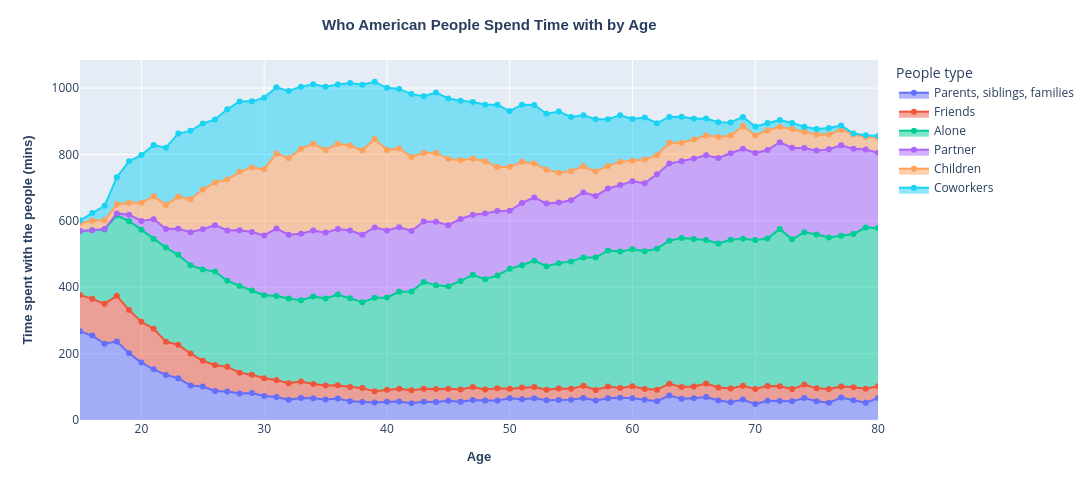

The cell this chart's notebook holds for it:
### Markdown cell above
### Thoughts:
- In my opinion, the seaborn bar chart (displayed in groups horizontally) was not as visually clear since our brain needs to do a bit more work to make sense of the plot (figure out what color bar is which people group) and it takes time to figure out who people spend most time with at different age group
- The idea of stacked bar plot came to mind
    - Inspired by [the porportion bar plot of How People Spend Their Time](https://ourworldindata.org/time-use#who-do-we-spend-time-with-across-our-lifetime)
    - Plotly offered an easy way to plot stacked bar chart (simipler than seaborn and needed a simple aggregate via groupby) and interactive with hoover option
    - The [Plotly stacked bar plot](https://plotly.com/python/bar-charts/) is much more clear and easier for people to understand the data content with customized hoover data display
    - Less brain power to figure out which color is what group and the stack bars help to see which people group each age group spend most with

#### Notes to myself:
- [Things to keep in mind when using Seaborn to plot](https://michaelwaskom.medium.com/three-common-seaborn-difficulties-10fdd0cc2a8b)

### Code cell
# Plot Area plot of the time data
fig = px.area(df1_long, x='Year', y='Time_mins', color='People type')

fig.update_layout(
    width = 1100,
    height=500,
    xaxis_title={
        'text': '<b>Age</b>',
        'font': {'size': 13, 'family': 'Arial'}
    },
    yaxis_title={'text':'<b>Time spent with the people (mins)</b>',
                'font':{'size': 13, 'family': 'Arial'}
    },
    title={'text':'<b>Who American People Spend Time with by Age </b>',
                'font':{'size': 15, 'family': 'Arial'}
    },
    title_x=0.45, #ceneter the title to the middle, title_x btw 0 and 1
    hovermode='x unified'
) # to bold font, use <b> </b> like HTML

fig.update_traces(mode="markers+lines",
                 hovertemplate='%{y:.2f} mins'
                 )
# fig.show()
pio.show(fig)

### Figure 1 — Plotly figure (JSON) as saved in the notebook; plotly's stock layout.template omitted (floating-point values rounded to 4 significant figures)
{"data": [{"fillpattern": {"shape": ""}, "hovertemplate": "%{y:.2f} mins", "legendgroup": "Parents, siblings, families", "line": {"color": "#636efa"}, "marker": {"symbol": "circle"}, "mode": "markers+lines", "name": "Parents, siblings, families", "orientation": "v", "showlegend": true, "stackgroup": "1", "x": [15, 16, 17, 18, 19, 20, 21, 22, 23, 24, 25, 26, 27, 28, 29, 30, 31, 32, 33, 34, 35, 36, 37, 38, 39, 40, 41, 42, 43, 44, 45, 46, 47, 48, 49, 50, 51, 52, 53, 54, 55, 56, 57, 58, 59, 60, 61, 62, 63, 64, 65, 66, 67, 68, 69, 70, 71, 72, 73, 74, 75, 76, 77, 78, 79, 80], "xaxis": "x", "y": [267.1, 254.3, 229.8, 236.4, 201.3, 173.1, 152.7, 135.8, 125.8, 103.8, 101.0, 87.65, 85.96, 80.15, 81.61, 72.48, 69.53, 61.34, 66.36, 65.72, 62.11, 64.81, 56.45, 54.0, 52.7, 54.64, 55.61, 50.69, 55.29, 54.22, 58.07, 54.8, 60.09, 58.56, 58.64, 65.36, 62.21, 65.24, 59.57, 60.02, 60.74, 66.08, 58.83, 65.85, 67.32, 65.53, 60.9, 56.58, 73.46, 63.96, 65.28, 69.28, 58.83, 53.72, 61.42, 47.98, 58.15, 57.17, 56.55, 66.21, 56.28, 51.96, 67.46, 59.7, 51.94, 66.1], "yaxis": "y", "type": "scatter"}, {"fillpattern": {"shape": ""}, "hovertemplate": "%{y:.2f} mins", "legendgroup": "Friends", "line": {"color": "#EF553B"}, "marker": {"symbol": "circle"}, "mode": "markers+lines", "name": "Friends", "orientation": "v", "showlegend": true, "stackgroup": "1", "x": [15, 16, 17, 18, 19, 20, 21, 22, 23, 24, 25, 26, 27, 28, 29, 30, 31, 32, 33, 34, 35, 36, 37, 38, 39, 40, 41, 42, 43, 44, 45, 46, 47, 48, 49, 50, 51, 52, 53, 54, 55, 56, 57, 58, 59, 60, 61, 62, 63, 64, 65, 66, 67, 68, 69, 70, 71, 72, 73, 74, 75, 76, 77, 78, 79, 80], "xaxis": "x", "y": [109.4, 110.7, 120.4, 137.8, 129.9, 122.7, 122.4, 100.2, 101.1, 96.79, 77.54, 77.86, 74.14, 62.49, 55.08, 53.48, 50.93, 49.46, 49.73, 42.65, 41.66, 40.12, 43.36, 42.1, 33.61, 36.2, 38.73, 38.7, 39.11, 38.86, 36.09, 37.46, 39.24, 33.36, 37.32, 28.92, 35.63, 33.96, 31.59, 34.84, 33.08, 36.82, 31.48, 35.28, 29.07, 35.95, 32.81, 34.45, 36.15, 35.18, 35.9, 40.83, 38.98, 41.38, 42.0, 45.8, 44.43, 44.23, 36.59, 40.51, 39.08, 41.5, 33.6, 39.3, 41.98, 35.59], "yaxis": "y", "type": "scatter"}, {"fillpattern": {"shape": ""}, "hovertemplate": "%{y:.2f} mins", "legendgroup": "Alone", "line": {"color": "#00cc96"}, "marker": {"symbol": "circle"}, "mode": "markers+lines", "name": "Alone", "orientation": "v", "showlegend": true, "stackgroup": "1", "x": [15, 16, 17, 18, 19, 20, 21, 22, 23, 24, 25, 26, 27, 28, 29, 30, 31, 32, 33, 34, 35, 36, 37, 38, 39, 40, 41, 42, 43, 44, 45, 46, 47, 48, 49, 50, 51, 52, 53, 54, 55, 56, 57, 58, 59, 60, 61, 62, 63, 64, 65, 66, 67, 68, 69, 70, 71, 72, 73, 74, 75, 76, 77, 78, 79, 80], "xaxis": "x", "y": [193.3, 206.4, 224.2, 242.7, 267.8, 277.6, 270.2, 283.6, 270.9, 265.8, 275.1, 281.6, 259.3, 261.1, 253.7, 250.0, 253.2, 255.1, 244.9, 263.6, 262.6, 273.3, 267.1, 259.0, 282.0, 278.3, 292.1, 297.9, 321.7, 312.7, 309.0, 326.8, 338.2, 332.6, 339.7, 361.1, 368.6, 380.8, 372.2, 377.7, 384.1, 387.0, 399.2, 409.8, 411.5, 413.3, 414.8, 425.2, 430.5, 449.0, 444.0, 432.0, 433.9, 448.2, 443.0, 448.9, 444.5, 474.5, 451.4, 458.7, 463.4, 456.5, 454.3, 461.6, 485.8, 476.8], "yaxis": "y", "type": "scatter"}, {"fillpattern": {"shape": ""}, "hovertemplate": "%{y:.2f} mins", "legendgroup": "Partner", "line": {"color": "#ab63fa"}, "marker": {"symbol": "circle"}, "mode": "markers+lines", "name": "Partner", "orientation": "v", "showlegend": true, "stackgroup": "1", "x": [15, 16, 17, 18, 19, 20, 21, 22, 23, 24, 25, 26, 27, 28, 29, 30, 31, 32, 33, 34, 35, 36, 37, 38, 39, 40, 41, 42, 43, 44, 45, 46, 47, 48, 49, 50, 51, 52, 53, 54, 55, 56, 57, 58, 59, 60, 61, 62, 63, 64, 65, 66, 67, 68, 69, 70, 71, 72, 73, 74, 75, 76, 77, 78, 79, 80], "xaxis": "x", "y": [0, 0.03069, 1.123, 5.697, 19.34, 26.35, 59.9, 55.77, 78.19, 99.44, 121.3, 139.9, 151.9, 168.2, 176.2, 180.0, 203.7, 192.0, 200.0, 199.2, 198.3, 197.6, 204.0, 203.3, 212.1, 201.9, 194.7, 182.3, 181.8, 191.9, 184.0, 186.7, 181.1, 198.0, 194.1, 174.9, 187.8, 190.5, 188.7, 182.9, 184.4, 195.9, 185.3, 186.5, 199.9, 204.6, 205.2, 224.1, 232.4, 231.8, 242.5, 255.9, 258.1, 260.4, 270.7, 261.9, 266.7, 261.1, 276.1, 254.4, 252.9, 266.2, 272.7, 256.4, 235.4, 227.0], "yaxis": "y", "type": "scatter"}, {"fillpattern": {"shape": ""}, "hovertemplate": "%{y:.2f} mins", "legendgroup": "Children", "line": {"color": "#FFA15A"}, "marker": {"symbol": "circle"}, "mode": "markers+lines", "name": "Children", "orientation": "v", "showlegend": true, "stackgroup": "1", "x": [15, 16, 17, 18, 19, 20, 21, 22, 23, 24, 25, 26, 27, 28, 29, 30, 31, 32, 33, 34, 35, 36, 37, 38, 39, 40, 41, 42, 43, 44, 45, 46, 47, 48, 49, 50, 51, 52, 53, 54, 55, 56, 57, 58, 59, 60, 61, 62, 63, 64, 65, 66, 67, 68, 69, 70, 71, 72, 73, 74, 75, 76, 77, 78, 79, 80], "xaxis": "x", "y": [23.46, 28.61, 26.09, 27.39, 36.45, 54.63, 69.29, 72.3, 96.94, 99.39, 119.5, 128.6, 153.3, 175.8, 194.5, 199.8, 225.9, 230.7, 256.4, 261.2, 248.9, 256.6, 256.4, 254.5, 266.1, 242.4, 237.3, 223.0, 207.7, 207.0, 199.2, 177.5, 168.4, 157.3, 132.7, 132.4, 123.7, 102.7, 102.4, 89.76, 88.13, 78.61, 73.9, 68.31, 70.33, 61.93, 71.08, 57.48, 62.51, 55.41, 57.59, 59.68, 62.77, 53.82, 68.85, 52.78, 59.07, 46.34, 56.12, 48.99, 48.64, 44.34, 46.72, 42.99, 38.61, 45.01], "yaxis": "y", "type": "scatter"}, {"fillpattern": {"shape": ""}, "hovertemplate": "%{y:.2f} mins", "legendgroup": "Coworkers", "line": {"color": "#19d3f3"}, "marker": {"symbol": "circle"}, "mode": "markers+lines", "name": "Coworkers", "orientation": "v", "showlegend": true, "stackgroup": "1", "x": [15, 16, 17, 18, 19, 20, 21, 22, 23, 24, 25, 26, 27, 28, 29, 30, 31, 32, 33, 34, 35, 36, 37, 38, 39, 40, 41, 42, 43, 44, 45, 46, 47, 48, 49, 50, 51, 52, 53, 54, 55, 56, 57, 58, 59, 60, 61, 62, 63, 64, 65, 66, 67, 68, 69, 70, 71, 72, 73, 74, 75, 76, 77, 78, 79, 80], "xaxis": "x", "y": [8.342, 23.53, 43.81, 81.63, 124.9, 143.9, 154.2, 173.0, 190.1, 206.1, 199.2, 190.1, 211.5, 212.1, 199.1, 215.6, 199.1, 202.8, 187.0, 179.4, 190.7, 178.9, 188.5, 197.1, 172.8, 187.3, 179.4, 189.5, 169.8, 182.1, 182.5, 179.0, 171.4, 170.1, 187.7, 168.2, 172.2, 176.1, 168.3, 184.4, 162.9, 154.1, 157.7, 140.4, 140.2, 125.9, 126.8, 96.65, 78.32, 78.25, 62.19, 50.92, 44.56, 39.27, 27.19, 26.85, 21.89, 20.65, 18.39, 14.61, 16.37, 19.66, 12.48, 3.249, 4.533, 5.215], "yaxis": "y", "type": "scatter"}], "layout": {"xaxis": {"anchor": "y", "domain": [0, 1], "title": {"text": "<b>Age</b>", "font": {"size": 13, "family": "Arial"}}}, "yaxis": {"anchor": "x", "domain": [0, 1], "title": {"text": "<b>Time spent with the people (mins)</b>", "font": {"size": 13, "family": "Arial"}}}, "legend": {"title": {"text": "People type"}, "tracegroupgap": 0}, "margin": {"t": 60}, "title": {"font": {"size": 15, "family": "Arial"}, "text": "<b>Who American People Spend Time with by Age </b>", "x": 0.45}, "width": 1100, "height": 500, "hovermode": "x unified"}}
